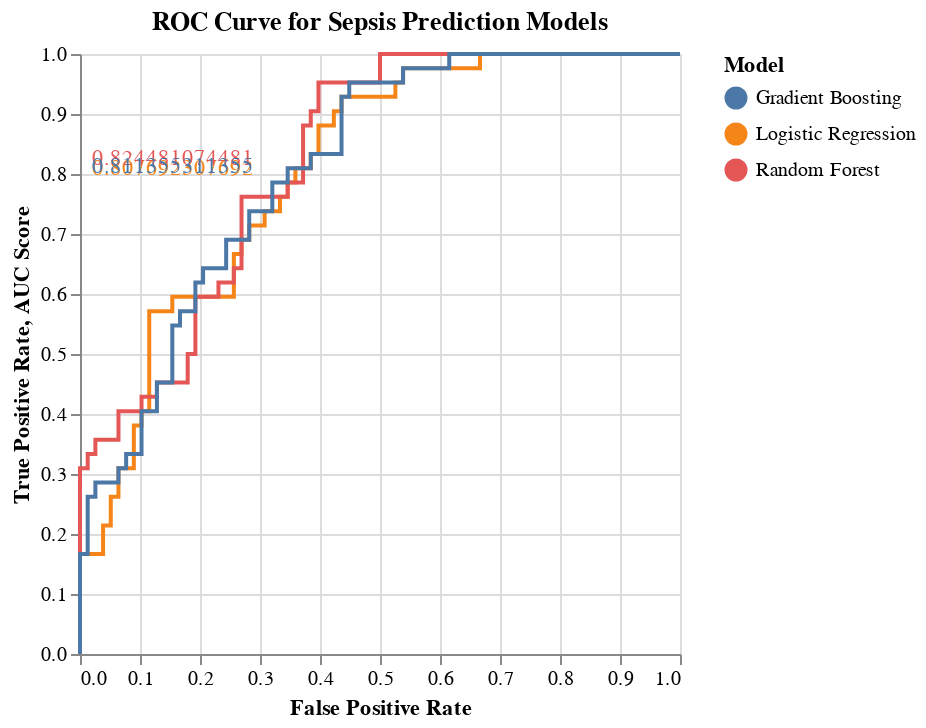

Write notebook code for a chart like this one.
### Markdown cell above
### ROC Curve For Models

### Code cell
# Fit the models on the training data
logisticR_model.fit(X_train, y_train_encoded)
randomF_model.fit(X_train, y_train_encoded)
gradientM_model.fit(X_train, y_train_encoded)

# Convert labels to binary format
y_test_binary = (y_test == 'Positive').astype(int)

# Predict probabilities for the test data
logisticR_probs = logisticR_model.predict_proba(X_test)[:, 1]
randomF_probs = randomF_model.predict_proba(X_test)[:, 1]
gradientM_probs = gradientM_model.predict_proba(X_test)[:, 1]

# Compute ROC curve and AUC score for each model
logisticR_fpr, logisticR_tpr, _ = roc_curve(y_test_binary, logisticR_probs)
randomF_fpr, randomF_tpr, _ = roc_curve(y_test_binary, randomF_probs)
gradientM_fpr, gradientM_tpr, _ = roc_curve(y_test_binary, gradientM_probs)

logisticR_auc = roc_auc_score(y_test, logisticR_probs)
randomF_auc = roc_auc_score(y_test, randomF_probs)
gradientM_auc = roc_auc_score(y_test, gradientM_probs)

# Create DataFrame for ROC curves
roc_data = pd.concat([
    pd.DataFrame({'FPR': logisticR_fpr, 'TPR': logisticR_tpr, 'Model': 'Logistic Regression'}),
    pd.DataFrame({'FPR': randomF_fpr, 'TPR': randomF_tpr, 'Model': 'Random Forest'}),
    pd.DataFrame({'FPR': gradientM_fpr, 'TPR': gradientM_tpr, 'Model': 'Gradient Boosting'})
])

# Plot ROC curves using Altair
roc_curve_plot = alt.Chart(roc_data).mark_line().encode(
    x=alt.X('FPR', title='False Positive Rate'),
    y=alt.Y('TPR', title='True Positive Rate'),
    color=alt.Color('Model', title='Model'),
    tooltip=['Model', 'FPR', 'TPR']
).properties(
    title='ROC Curve for Sepsis Prediction Models'
)

# Add AUC scores to the plot
auc_scores = alt.Chart(pd.DataFrame({'Model': ['Logistic Regression', 'Random Forest', 'Gradient Boosting'],
                                     'AUC Score': [logisticR_auc, randomF_auc, gradientM_auc]})).mark_text(
    align='left', baseline='middle', dx=5
).encode(
    x=alt.value(1),  # Pixels from the left of the plot
    y=alt.Y('AUC Score', title='AUC Score'),
    text='AUC Score',
       color='Model'
)

roc_curve_plot + auc_scores

### Figure 1 — Vega-Lite specification as saved in the notebook (floating-point values rounded to 4 significant figures)
{"config": {"view": {"continuousWidth": 300, "continuousHeight": 300}}, "layer": [{"data": {"name": "data-0c543590962d962fbeff017632cc732c"}, "mark": {"type": "line"}, "encoding": {"color": {"field": "Model", "title": "Model", "type": "nominal"}, "tooltip": [{"field": "Model", "type": "nominal"}, {"field": "FPR", "type": "quantitative"}, {"field": "TPR", "type": "quantitative"}], "x": {"field": "FPR", "title": "False Positive Rate", "type": "quantitative"}, "y": {"field": "TPR", "title": "True Positive Rate", "type": "quantitative"}}, "title": "ROC Curve for Sepsis Prediction Models"}, {"data": {"name": "data-8b3ea21c9987684bfa37aa6cd4cf7995"}, "mark": {"type": "text", "align": "left", "baseline": "middle", "dx": 5}, "encoding": {"color": {"field": "Model", "type": "nominal"}, "text": {"field": "AUC Score", "type": "quantitative"}, "x": {"value": 1}, "y": {"field": "AUC Score", "title": "AUC Score", "type": "quantitative"}}}], "$schema": "https://vega.github.io/schema/vega-lite/v5.17.0.json", "datasets": {"data-0c543590962d962fbeff017632cc732c": [{"FPR": 0.0, "TPR": 0.0, "Model": "Logistic Regression"}, {"FPR": 0.0, "TPR": 0.02381, "Model": "Logistic Regression"}, {"FPR": 0.0, "TPR": 0.1667, "Model": "Logistic Regression"}, {"FPR": 0.03846, "TPR": 0.1667, "Model": "Logistic Regression"}, {"FPR": 0.03846, "TPR": 0.2143, "Model": "Logistic Regression"}, {"FPR": 0.05128, "TPR": 0.2143, "Model": "Logistic Regression"}, {"FPR": 0.05128, "TPR": 0.2619, "Model": "Logistic Regression"}, {"FPR": 0.0641, "TPR": 0.2619, "Model": "Logistic Regression"}, {"FPR": 0.0641, "TPR": 0.3095, "Model": "Logistic Regression"}, {"FPR": 0.08974, "TPR": 0.3095, "Model": "Logistic Regression"}, {"FPR": 0.08974, "TPR": 0.381, "Model": "Logistic Regression"}, {"FPR": 0.1026, "TPR": 0.381, "Model": "Logistic Regression"}, {"FPR": 0.1026, "TPR": 0.4048, "Model": "Logistic Regression"}, {"FPR": 0.1154, "TPR": 0.4048, "Model": "Logistic Regression"}, {"FPR": 0.1154, "TPR": 0.5714, "Model": "Logistic Regression"}, {"FPR": 0.1538, "TPR": 0.5714, "Model": "Logistic Regression"}, {"FPR": 0.1538, "TPR": 0.5952, "Model": "Logistic Regression"}, {"FPR": 0.2564, "TPR": 0.5952, "Model": "Logistic Regression"}, {"FPR": 0.2564, "TPR": 0.6667, "Model": "Logistic Regression"}, {"FPR": 0.2692, "TPR": 0.6667, "Model": "Logistic Regression"}, {"FPR": 0.2692, "TPR": 0.6905, "Model": "Logistic Regression"}, {"FPR": 0.2821, "TPR": 0.6905, "Model": "Logistic Regression"}, {"FPR": 0.2821, "TPR": 0.7143, "Model": "Logistic Regression"}, {"FPR": 0.3077, "TPR": 0.7143, "Model": "Logistic Regression"}, {"FPR": 0.3077, "TPR": 0.7381, "Model": "Logistic Regression"}, {"FPR": 0.3333, "TPR": 0.7381, "Model": "Logistic Regression"}, {"FPR": 0.3333, "TPR": 0.7619, "Model": "Logistic Regression"}, {"FPR": 0.3462, "TPR": 0.7619, "Model": "Logistic Regression"}, {"FPR": 0.3462, "TPR": 0.7857, "Model": "Logistic Regression"}, {"FPR": 0.359, "TPR": 0.7857, "Model": "Logistic Regression"}, {"FPR": 0.359, "TPR": 0.8095, "Model": "Logistic Regression"}, {"FPR": 0.3846, "TPR": 0.8095, "Model": "Logistic Regression"}, {"FPR": 0.3846, "TPR": 0.8333, "Model": "Logistic Regression"}, {"FPR": 0.3974, "TPR": 0.8333, "Model": "Logistic Regression"}, {"FPR": 0.3974, "TPR": 0.881, "Model": "Logistic Regression"}, {"FPR": 0.4231, "TPR": 0.881, "Model": "Logistic Regression"}, {"FPR": 0.4231, "TPR": 0.9048, "Model": "Logistic Regression"}, {"FPR": 0.4359, "TPR": 0.9048, "Model": "Logistic Regression"}, {"FPR": 0.4359, "TPR": 0.9286, "Model": "Logistic Regression"}, {"FPR": 0.5256, "TPR": 0.9286, "Model": "Logistic Regression"}, {"FPR": 0.5256, "TPR": 0.9524, "Model": "Logistic Regression"}, {"FPR": 0.5385, "TPR": 0.9524, "Model": "Logistic Regression"}, {"FPR": 0.5385, "TPR": 0.9762, "Model": "Logistic Regression"}, {"FPR": 0.6667, "TPR": 0.9762, "Model": "Logistic Regression"}, {"FPR": 0.6667, "TPR": 1.0, "Model": "Logistic Regression"}, {"FPR": 1.0, "TPR": 1.0, "Model": "Logistic Regression"}, {"FPR": 0.0, "TPR": 0.0, "Model": "Random Forest"}, {"FPR": 0.0, "TPR": 0.02381, "Model": "Random Forest"}, {"FPR": 0.0, "TPR": 0.3095, "Model": "Random Forest"}, {"FPR": 0.01282, "TPR": 0.3095, "Model": "Random Forest"}, {"FPR": 0.01282, "TPR": 0.3333, "Model": "Random Forest"}, {"FPR": 0.02564, "TPR": 0.3333, "Model": "Random Forest"}, {"FPR": 0.02564, "TPR": 0.3571, "Model": "Random Forest"}, {"FPR": 0.0641, "TPR": 0.3571, "Model": "Random Forest"}, {"FPR": 0.0641, "TPR": 0.4048, "Model": "Random Forest"}, {"FPR": 0.1026, "TPR": 0.4048, "Model": "Random Forest"}, {"FPR": 0.1026, "TPR": 0.4286, "Model": "Random Forest"}, {"FPR": 0.1282, "TPR": 0.4286, "Model": "Random Forest"}, {"FPR": 0.1282, "TPR": 0.4524, "Model": "Random Forest"}, {"FPR": 0.1795, "TPR": 0.4524, "Model": "Random Forest"}, {"FPR": 0.1795, "TPR": 0.5, "Model": "Random Forest"}, {"FPR": 0.1923, "TPR": 0.5, "Model": "Random Forest"}, {"FPR": 0.1923, "TPR": 0.5952, "Model": "Random Forest"}, {"FPR": 0.2308, "TPR": 0.5952, "Model": "Random Forest"}, {"FPR": 0.2308, "TPR": 0.619, "Model": "Random Forest"}, {"FPR": 0.2564, "TPR": 0.619, "Model": "Random Forest"}, {"FPR": 0.2564, "TPR": 0.6429, "Model": "Random Forest"}, {"FPR": 0.2692, "TPR": 0.6429, "Model": "Random Forest"}, {"FPR": 0.2692, "TPR": 0.7619, "Model": "Random Forest"}, {"FPR": 0.3462, "TPR": 0.7619, "Model": "Random Forest"}, {"FPR": 0.3462, "TPR": 0.7857, "Model": "Random Forest"}, {"FPR": 0.3718, "TPR": 0.7857, "Model": "Random Forest"}, {"FPR": 0.3718, "TPR": 0.881, "Model": "Random Forest"}, {"FPR": 0.3846, "TPR": 0.881, "Model": "Random Forest"}, {"FPR": 0.3846, "TPR": 0.9048, "Model": "Random Forest"}, {"FPR": 0.3974, "TPR": 0.9048, "Model": "Random Forest"}, {"FPR": 0.3974, "TPR": 0.9524, "Model": "Random Forest"}, {"FPR": 0.5, "TPR": 0.9524, "Model": "Random Forest"}, {"FPR": 0.5, "TPR": 1.0, "Model": "Random Forest"}, {"FPR": 1.0, "TPR": 1.0, "Model": "Random Forest"}, {"FPR": 0.0, "TPR": 0.0, "Model": "Gradient Boosting"}, {"FPR": 0.0, "TPR": 0.02381, "Model": "Gradient Boosting"}, {"FPR": 0.0, "TPR": 0.1667, "Model": "Gradient Boosting"}, {"FPR": 0.01282, "TPR": 0.1667, "Model": "Gradient Boosting"}, {"FPR": 0.01282, "TPR": 0.2619, "Model": "Gradient Boosting"}, {"FPR": 0.02564, "TPR": 0.2619, "Model": "Gradient Boosting"}, {"FPR": 0.02564, "TPR": 0.2857, "Model": "Gradient Boosting"}, {"FPR": 0.0641, "TPR": 0.2857, "Model": "Gradient Boosting"}, {"FPR": 0.0641, "TPR": 0.3095, "Model": "Gradient Boosting"}, {"FPR": 0.07692, "TPR": 0.3095, "Model": "Gradient Boosting"}, {"FPR": 0.07692, "TPR": 0.3333, "Model": "Gradient Boosting"}, {"FPR": 0.1026, "TPR": 0.3333, "Model": "Gradient Boosting"}, {"FPR": 0.1026, "TPR": 0.4048, "Model": "Gradient Boosting"}, {"FPR": 0.1282, "TPR": 0.4048, "Model": "Gradient Boosting"}, {"FPR": 0.1282, "TPR": 0.4524, "Model": "Gradient Boosting"}, {"FPR": 0.1538, "TPR": 0.4524, "Model": "Gradient Boosting"}, {"FPR": 0.1538, "TPR": 0.5476, "Model": "Gradient Boosting"}, {"FPR": 0.1667, "TPR": 0.5476, "Model": "Gradient Boosting"}, {"FPR": 0.1667, "TPR": 0.5714, "Model": "Gradient Boosting"}, {"FPR": 0.1923, "TPR": 0.5714, "Model": "Gradient Boosting"}, {"FPR": 0.1923, "TPR": 0.619, "Model": "Gradient Boosting"}, {"FPR": 0.2051, "TPR": 0.619, "Model": "Gradient Boosting"}, {"FPR": 0.2051, "TPR": 0.6429, "Model": "Gradient Boosting"}, {"FPR": 0.2436, "TPR": 0.6429, "Model": "Gradient Boosting"}, {"FPR": 0.2436, "TPR": 0.6905, "Model": "Gradient Boosting"}, {"FPR": 0.2821, "TPR": 0.6905, "Model": "Gradient Boosting"}, {"FPR": 0.2821, "TPR": 0.7381, "Model": "Gradient Boosting"}, {"FPR": 0.3205, "TPR": 0.7381, "Model": "Gradient Boosting"}, {"FPR": 0.3205, "TPR": 0.7857, "Model": "Gradient Boosting"}, {"FPR": 0.3462, "TPR": 0.7857, "Model": "Gradient Boosting"}, {"FPR": 0.3462, "TPR": 0.8095, "Model": "Gradient Boosting"}, {"FPR": 0.3846, "TPR": 0.8095, "Model": "Gradient Boosting"}, {"FPR": 0.3846, "TPR": 0.8333, "Model": "Gradient Boosting"}, {"FPR": 0.4359, "TPR": 0.8333, "Model": "Gradient Boosting"}, {"FPR": 0.4359, "TPR": 0.9286, "Model": "Gradient Boosting"}, {"FPR": 0.4487, "TPR": 0.9286, "Model": "Gradient Boosting"}, {"FPR": 0.4487, "TPR": 0.9524, "Model": "Gradient Boosting"}, {"FPR": 0.5385, "TPR": 0.9524, "Model": "Gradient Boosting"}, {"FPR": 0.5385, "TPR": 0.9762, "Model": "Gradient Boosting"}, {"FPR": 0.6154, "TPR": 0.9762, "Model": "Gradient Boosting"}, {"FPR": 0.6154, "TPR": 1.0, "Model": "Gradient Boosting"}, {"FPR": 1.0, "TPR": 1.0, "Model": "Gradient Boosting"}], "data-8b3ea21c9987684bfa37aa6cd4cf7995": [{"Model": "Logistic Regression", "AUC Score": 0.8077}, {"Model": "Random Forest", "AUC Score": 0.8245}, {"Model": "Gradient Boosting", "AUC Score": 0.8114}]}}
